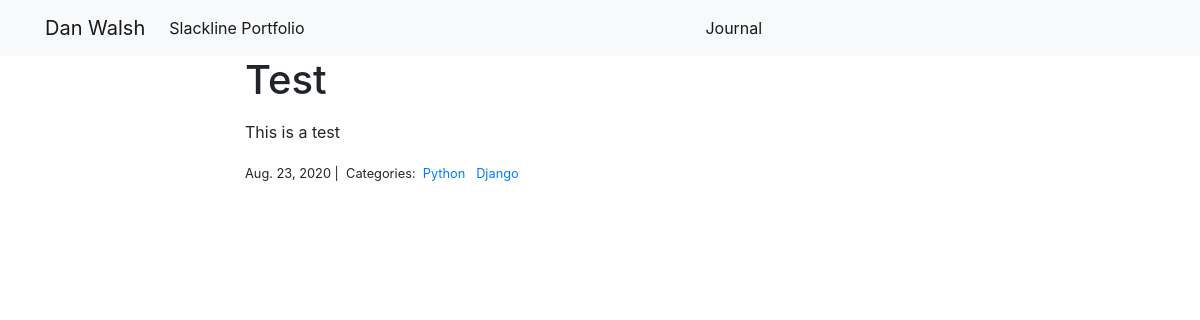
Page /journal/1/ on the committed database.
### journal/models.py (models this page shows)
class Post(models.Model):
    title = models.CharField(max_length=255)
    body = models.TextField()
    created_on = models.DateTimeField(auto_now_add=True)
    last_modified = models.DateTimeField(auto_now=True)
    categories = models.ManyToManyField('Category', related_name='posts')

class Category(models.Model):
    name = models.CharField(max_length=20)

### journal/views.py (the view)
# urls.py: path("<int:pk>/", views.journal_detail, name="journal_detail"),
def journal_detail(request, pk):
    post = Post.objects.get(pk=pk)
    context = {
        "post": post,
    }
    return render(request, "journal/journal_detail.html", context)

### journal/templates/journal/journal_detail.html
{% extends "projects/base.html" %}
{% block content %}
<div class="col-md-8 offset-md-2">
    <h1>{{ post.title }}</h1>
    <p>{{ post.body | linebreaks }}</p>
    <small>
        {{ post.created_on.date }} |&nbsp;
        Categories:&nbsp;
        {% for category in post.categories.all %}
        <a href="{% url 'journal:journal_category' category.name %}">
            {{ category.name }}
        </a>&nbsp;
        {% endfor %}
    </small>
</div>
{% endblock %}

### rows in the picture
Post: title "Test", body "This is a test", created_on "Aug. 23, 2020"
Category: name "Python"
Category: name "Django"
